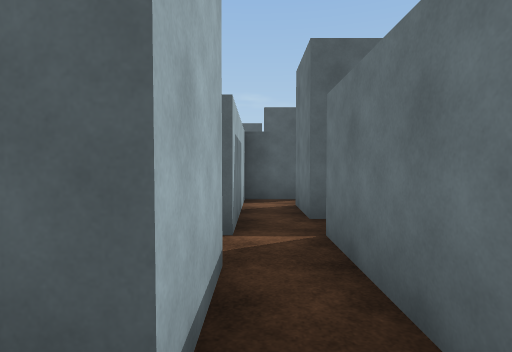
View 1 (above)

20 first-person views from a walk through a scene from a Unity 3-D project. The camera is 1.5 m above the floor, tilts 2° down and sees 80° across. The floor is counted in squares, 2 m on a side. Each view is taken from the middle of a square. On the plan, view 1 faces up. The plan holds only what a view shows up to about 10 squares ahead; the rest is blank. The player character is not drawn. Surface patterns are stand-ins for the level's own textures.

View 2
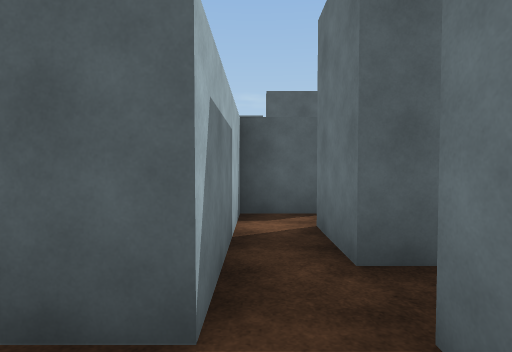

View 3
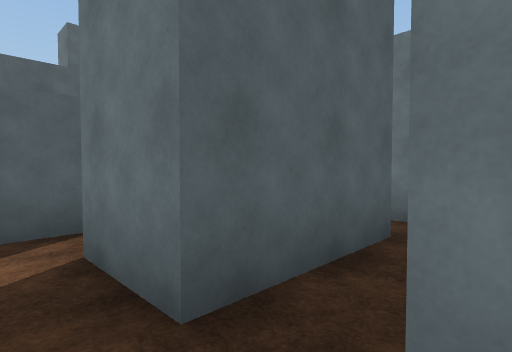

View 4
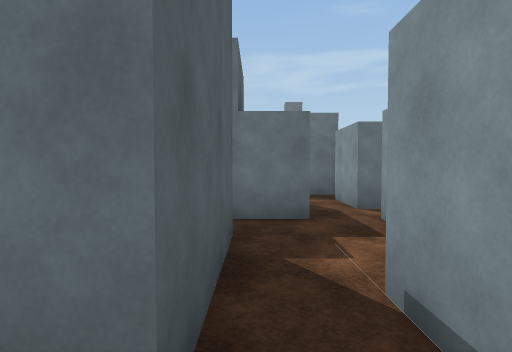

View 5
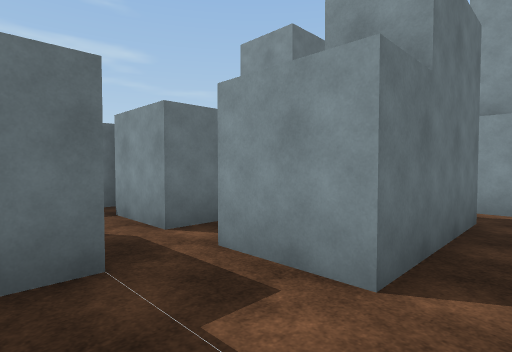

View 6
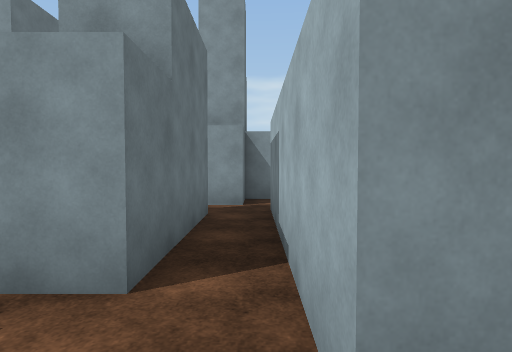

View 7
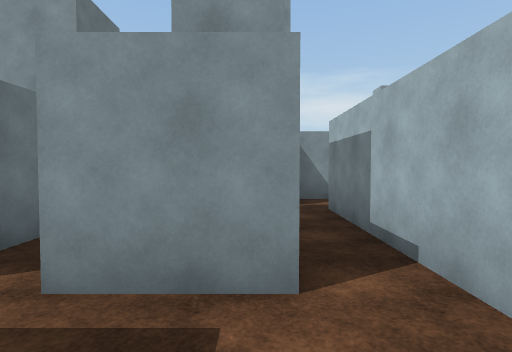

View 8
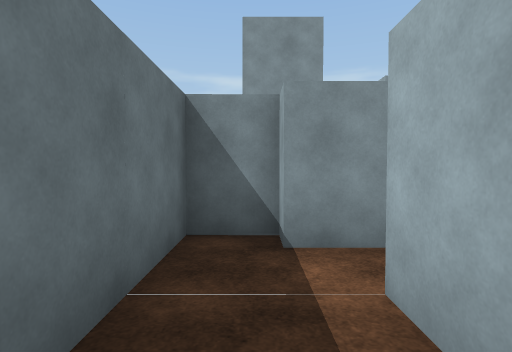

View 9
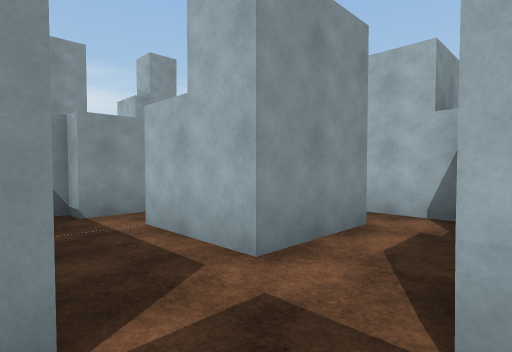

View 10
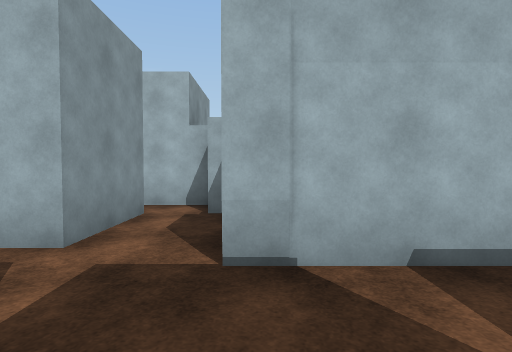

View 11
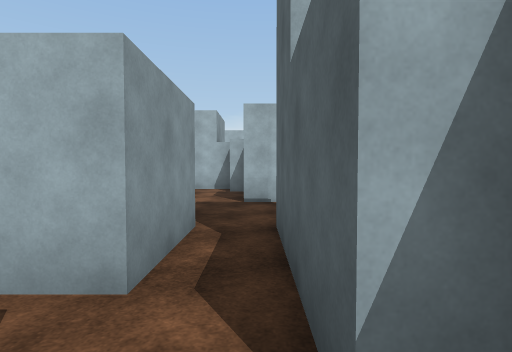

View 12
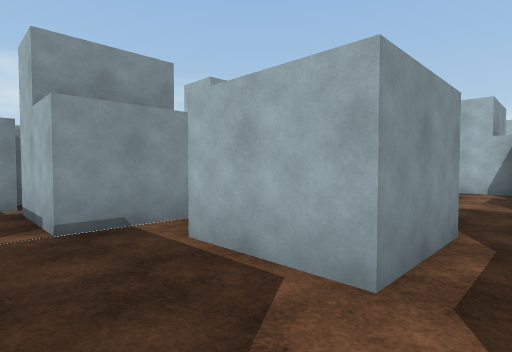

View 13
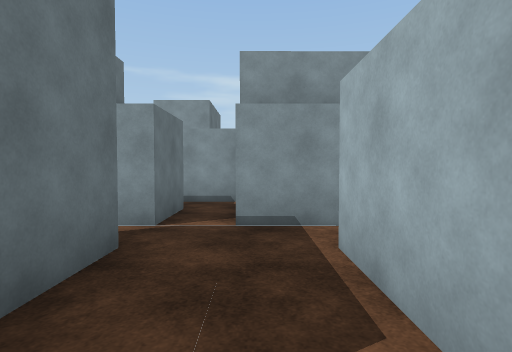

View 14
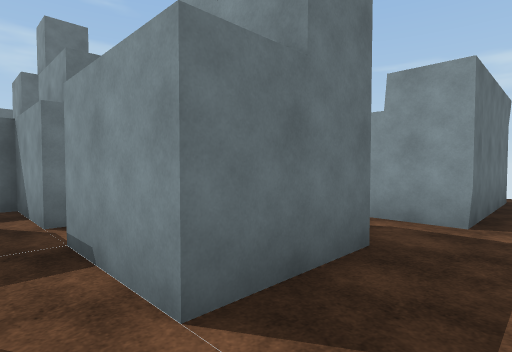

View 15
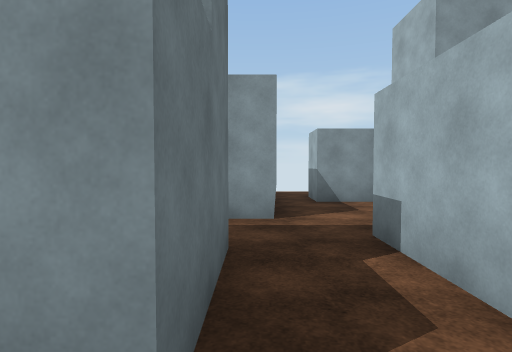

View 16
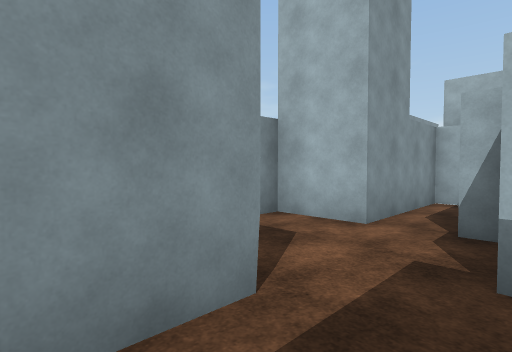

View 17
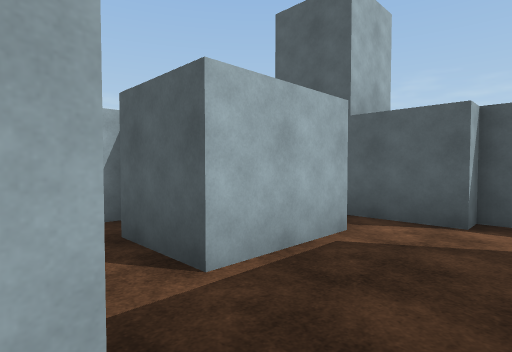

View 18
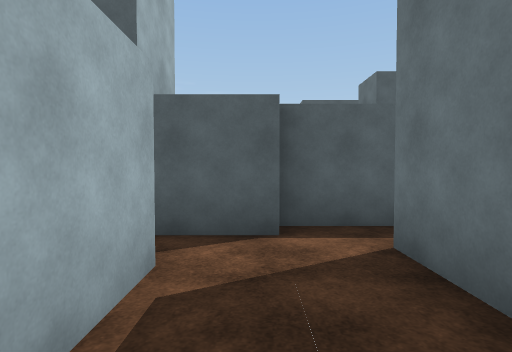

View 19
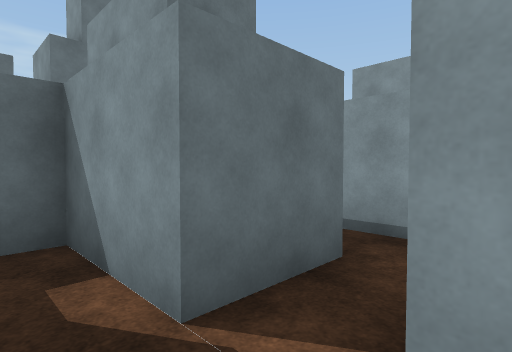

View 20
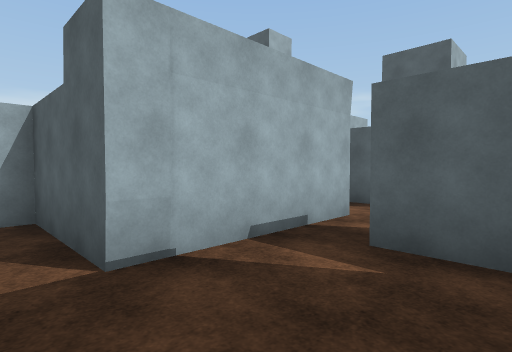

### Floor plan
Ten units are one square. View 1 is at (0, 0); x grows to the right and y downward. Boxes are objects, and circles mark ways between rooms. Rooms are numbered by the first view taken in them; rooms with no view inside come last. Other rooms are left out.
<svg viewBox="-15 -107 172 138">
<path fill="none" stroke="#000" d="M-2 -22 -2 -7 -8 -7M8 -9 8 -32 17 -32M8 -42 8 -58M-2 -55 -2 -32M17 -32 17 12M34 -42 8 -42M27 9 27 -22M22 18 30 18M62 -53 62 -32M68 -22 68 -18 77 -18 77 -41M92 -63 112 -63M89 -88 78 -88M68 -102 68 -67M123 -73 94 -73M138 -78 123 -78 123 -73M102 -32 123 -32M112 -42 98 -42M102 -11 102 -32M121 -7 139 -7M132 -16 132 -32M123 -32 123 -12M87 -26 87 -8M97 26 97 2 121 2M72 7 72 22 87 22M132 -42 132 -68M132 -32 152 -32 152 -38M112 -63 112 -42M42 -31 42 -48M52 -8 52 -22 68 -22M27 -22 42 -22M42 -53 62 -53M32 -62 32 -48M68 -67 43 -67 43 -62M43 2 43 7 72 7M11 -67 -2 -67 -2 -55"/>
<circle cx="10" cy="-40" r="3" fill="#2a7"/>
<circle cx="0" cy="-50" r="3" fill="#2a7"/>
<circle cx="30" cy="-35" r="3" fill="#2a7"/>
<circle cx="70" cy="-45" r="3" fill="#2a7"/>
<circle cx="60" cy="-30" r="3" fill="#2a7"/>
<circle cx="105" cy="-70" r="3" fill="#2a7"/>
<circle cx="55" cy="-60" r="3" fill="#2a7"/>
<circle cx="125" cy="-55" r="3" fill="#2a7"/>
<circle cx="95" cy="-25" r="3" fill="#2a7"/>
<circle cx="110" cy="-40" r="3" fill="#2a7"/>
<circle cx="130" cy="-25" r="3" fill="#2a7"/>
<circle cx="65" cy="0" r="3" fill="#2a7"/>
<circle cx="40" cy="-50" r="3" fill="#2a7"/>
<circle cx="50" cy="-15" r="3" fill="#2a7"/>
<text x="0" y="-20">1</text>
<text x="20" y="-20">2</text>
<text x="70" y="-40">3</text>
<text x="80" y="-70">4</text>
<text x="140" y="-70">5</text>
<text x="100" y="-40">6</text>
<text x="110" y="-10">7</text>
<text x="130" y="-50">8</text>
<text x="50" y="-30">9</text>
<text x="50" y="-60">10</text>
<text x="60" y="0">11</text>
<text x="0" y="-60">12</text>
</svg>
Room 1 opens to room 2. Room 1 opens to room 12. Room 2 opens to room 9. Room 3 opens to room 4. Room 3 opens to room 9. Room 4 opens to room 5. Room 4 opens to room 10. Room 5 opens to room 8. Room 6 opens to room 7. Room 6 opens to room 8. Room 7 opens to room 8. Room 7 opens to room 11. Room 9 opens to room 10. Room 9 opens to room 11.

Where each view was taken, in squares from view 1:
view 1: 0 up, 0 right, facing up
view 2: 2 up, 0 right, facing up
view 3: 3 up, 0 right, facing up-right
view 4: 4 up, 0 right, facing right
view 5: 4 up, 2 right, facing down-right
view 6: 4 up, 2 right, facing down
view 7: 4 up, 3 right, facing down
view 8: 5 up, 7 right, facing down
view 9: 7 up, 8 right, facing down-left
view 10: 7 up, 9 right, facing left
view 11: 7 up, 13 right, facing left
view 12: 7 up, 13 right, facing down-left
view 13: 7 up, 12 right, facing down
view 14: 4 up, 9 right, facing down-right
view 15: 4 up, 10 right, facing down
view 16: 1 up, 11 right, facing down-left
view 17: 3 up, 13 right, facing up-left
view 18: 4 up, 12 right, facing up
view 19: 4 up, 12 right, facing down-right
view 20: 6 up, 9 right, facing up-left
